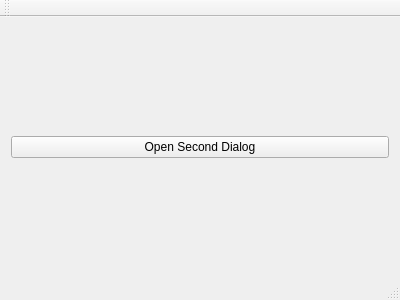
<?xml version="1.0" encoding="UTF-8"?>
<ui version="4.0">
 <class>MainWindow</class>
 <widget class="QMainWindow" name="MainWindow">
  <property name="geometry">
   <rect>
    <x>0</x>
    <y>0</y>
    <width>400</width>
    <height>300</height>
   </rect>
  </property>
  <property name="windowTitle">
   <string>MainWindow</string>
  </property>
  <widget class="QWidget" name="centralWidget">
   <layout class="QHBoxLayout" name="horizontalLayout">
    <item>
     <widget class="QPushButton" name="pushButton">
      <property name="text">
       <string>Open Second Dialog</string>
      </property>
     </widget>
    </item>
   </layout>
  </widget>
  <widget class="QMenuBar" name="menuBar">
   <property name="geometry">
    <rect>
     <x>0</x>
     <y>0</y>
     <width>400</width>
     <height>22</height>
    </rect>
   </property>
  </widget>
  <widget class="QToolBar" name="mainToolBar">
   <attribute name="toolBarArea">
    <enum>TopToolBarArea</enum>
   </attribute>
   <attribute name="toolBarBreak">
    <bool>false</bool>
   </attribute>
  </widget>
  <widget class="QStatusBar" name="statusBar"/>
 </widget>
 <layoutdefault spacing="6" margin="11"/>
 <resources/>
 <connections/>
</ui>
